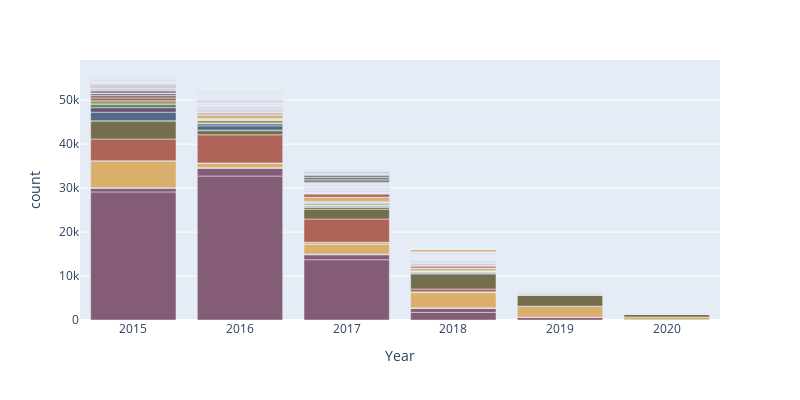

Notebook source saved alongside this figure:
### Code cell
import plotly.express as px

plot_2['spn'] = plot_2['spn'].astype(str)

fig = px.bar(plot_2, x='Year', y='count', hover_data=['spn', 'eventDescription'], width=800, height=400,
             color='spn', color_discrete_sequence=px.colors.qualitative.Antique)
fig.update_layout(showlegend=False)
fig.show()
